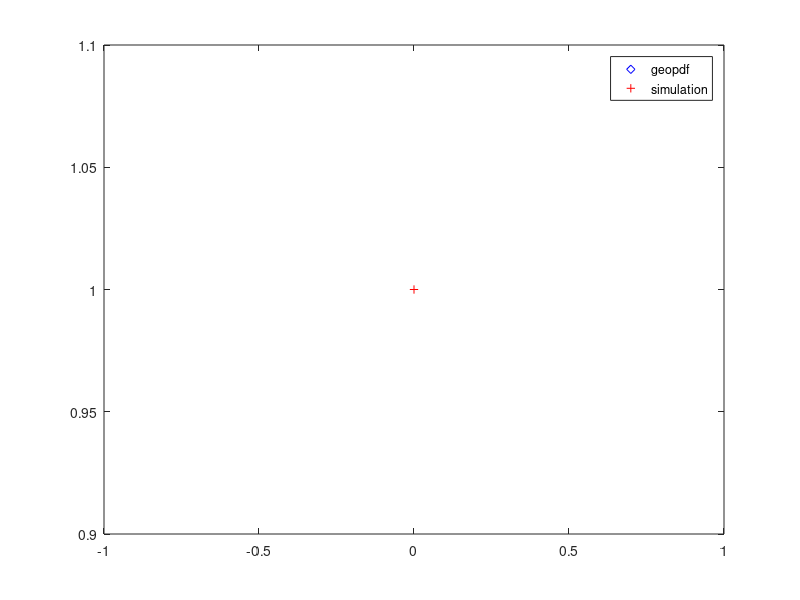

This chart was generated by the following MATLAB code:
clear ALL
p = input('probability= ');
X = 0;
while(rand >= p)
    X = X+1;
end;
clear X;

N = input('simulations = ');
for i = 1:N
    X(i) = 0;
    while(rand >= p)
        X(i) = X(i)+1;
    end;
end

U_X = unique(X);
n_X = hist(X, length(U_X));
rel_freq = n_X / N;

x = 0:max(U_X);
y = geopdf(x, p);
clf;
plot(x, y, 'bd', U_X, rel_freq, 'r+');
legend('geopdf', 'simulation')